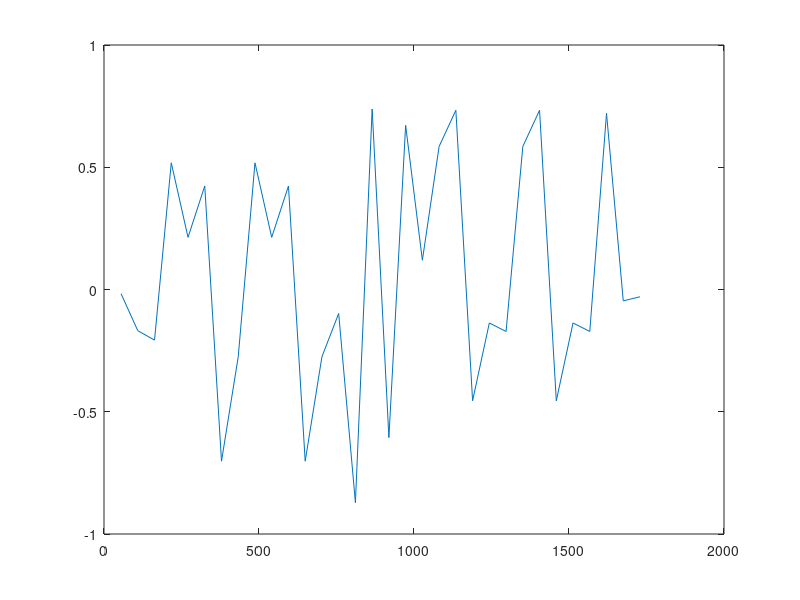

Source code (MATLAB):
% get_model = importdata('test.xyz');
% get_model(:,1,:) = [];
get_model = cell2mat(struct2cell(load('matrix.mat')));

numPoints = size(get_model,1);
MyColor = linspace(1,numPoints,numPoints)';
%create a connectivity matrix
Faces = [1:(numPoints-1); 2:numPoints]';

%plot the figure 
f=figure
hold on
plot3(get_model(:,1),get_model(:,2),get_model(:,3),'Color', [.6 .6 .6])
colormap jet
axis equal


save_H_values = zeros(1,2);
%number of monomers that specify each disc or spiral
skip = 36;
%ensures that points A,B,C,D are obtained before calculating H
count = 1;
%tracks the midpoints of AB and CD in order to calculate EF
track_midpoints = {};
%saves the vectors AB and CD to calculate H 
track_vectors = {};

%iterates through the structure to plot vectors and calculate H values 
for i=1:skip+(1/2*skip):numPoints
    i
    %gets points on the structure  
    point1 = get_model(i,:,:);
    point2 = get_model(i+(skip-1),:,:);
    %saves the midpoint between the two points
    track_midpoints{end+1} = (point1+point2)/2;
    %saves the vector that connects the two points
    track_vectors{end+1} = point2-point1;
    %plots the vector onto the structure for visualization 
    plot3([point1(1) point2(1)],[point1(2) point2(2)],[point1(3) point2(3)],'r-^', 'LineWidth',0.5);
    count = count + 1;
    %if two vectors are obtained, get EF and calculate H 
    if size(track_vectors, 2) == 2
        %get the vector EF given vectors AB and CD
        E = track_midpoints{1};
        F = track_midpoints{2};
        vector_EF = F-E;
        plot3([E(1) F(1)],[E(2) F(2)],[E(3) F(3)],'r-^', 'LineWidth',0.5);
        %calculate H
        calculate_H = (dot(vector_EF, cross(track_vectors{2}, track_vectors{1})))/(norm(track_vectors{1})*norm(track_vectors{2})*norm(vector_EF));
        save_H_values = cat(1,save_H_values,[i calculate_H]);
        %reset variables
        count=1; 
        track_midpoints = track_midpoints(2);
        track_vectors = track_vectors(2);
    end
end

save_H_values(1,:) = [];
%plots H value and the number of monomers iterated
hold off
plot(save_H_values(:,1),save_H_values(:,2))